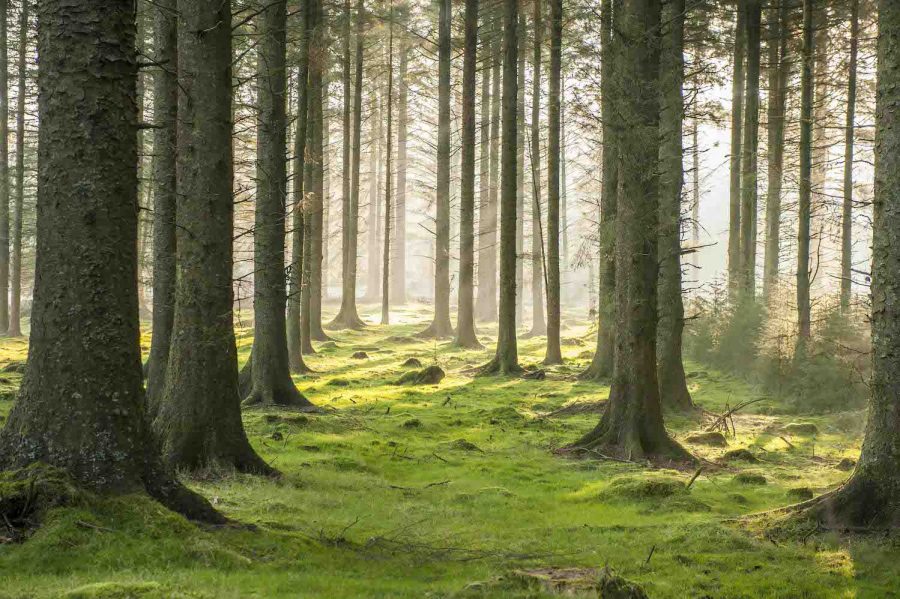
#> input picture forest.png, 1800 x 1198 px (shown at 1/2 size)
$ python resize_image.py   (older library calls are emulated)
#> lines starting #> are read from the running program, lines starting #| are printed output that depends on the picture
#!/usr/bin/env python3
from PIL import Image
import os.path

in_path = 'forest.png'
out_width = 800

image = Image.open(in_path)
#> image is the input picture: PIL image 1800x1198 RGBA; mean R, G, B, A 116.2, 117.4, 79.1, 255
width, height = image.size
#> width = 1800; height = 1198
ratio = out_width / width
#> ratio = 0.444
out_height = int(height * ratio)
#> out_height = 532
image = image.resize((out_width, out_height), Image.ANTIALIAS)
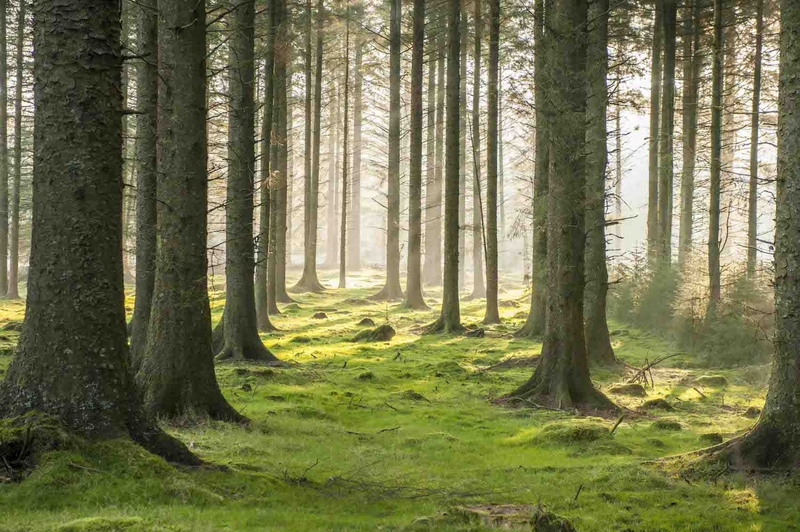
#> image: PIL image 800x532 RGBA; mean R, G, B, A 116.2, 117.4, 79.1, 255
file_root, file_ext = os.path.splitext(in_path)
out_path = f'{file_root}.{out_width}x{out_height}{file_ext}'
#> out_path = 'forest.800x532.png'
image.save(out_path)
